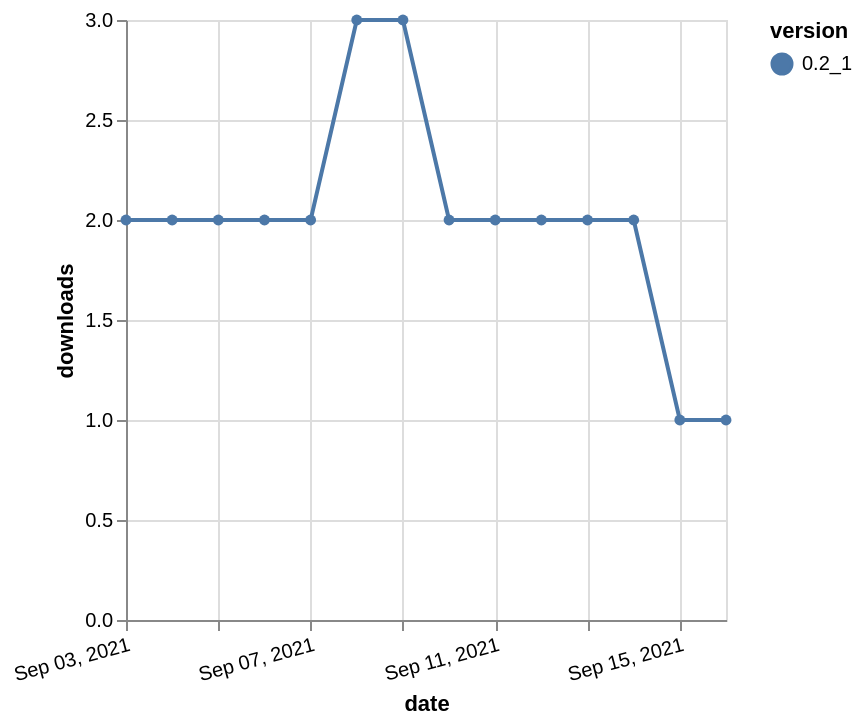

Here is the Vega-Lite specification saved for this chart:
### Vega-Lite specification from a JSON file in a GitHub repository (floating-point values rounded to 4 significant figures)
{"$schema": "https://vega.github.io/schema/vega-lite/v5.json", "description": "A simple bar chart with embedded data.", "data": {"values": [{"date": "2021-09-03", "total": 1966, "delta": 2, "version": "0.2_1"}, {"date": "2021-09-04", "total": 1968, "delta": 2, "version": "0.2_1"}, {"date": "2021-09-05", "total": 1970, "delta": 2, "version": "0.2_1"}, {"date": "2021-09-06", "total": 1972, "delta": 2, "version": "0.2_1"}, {"date": "2021-09-07", "total": 1974, "delta": 2, "version": "0.2_1"}, {"date": "2021-09-08", "total": 1977, "delta": 3, "version": "0.2_1"}, {"date": "2021-09-09", "total": 1980, "delta": 3, "version": "0.2_1"}, {"date": "2021-09-10", "total": 1982, "delta": 2, "version": "0.2_1"}, {"date": "2021-09-11", "total": 1984, "delta": 2, "version": "0.2_1"}, {"date": "2021-09-12", "total": 1986, "delta": 2, "version": "0.2_1"}, {"date": "2021-09-13", "total": 1988, "delta": 2, "version": "0.2_1"}, {"date": "2021-09-14", "total": 1990, "delta": 2, "version": "0.2_1"}, {"date": "2021-09-15", "total": 1991, "delta": 1, "version": "0.2_1"}, {"date": "2021-09-16", "total": 1992, "delta": 1, "version": "0.2_1"}]}, "width": "container", "mark": {"type": "line", "point": {"filled": true}}, "encoding": {"x": {"field": "date", "type": "temporal", "timeUnit": "yearmonthdate", "title": "date", "axis": {"labelAngle": -15}}, "y": {"field": "delta", "type": "quantitative", "title": "downloads"}, "color": {"field": "version", "type": "nominal"}, "tooltip": {"field": "delta"}}}
